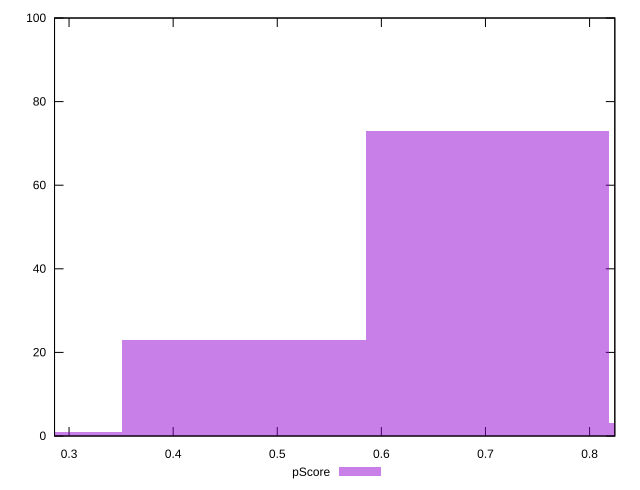

Here is the gnuplot script that generated this plot:
reset

$pScore <<EOF
0.46787146068381746 23
0.7018071910257262 73
0.9357429213676349 3
0.23393573034190873 1
EOF

set key outside below
set boxwidth 0.23393573034190873
set xrange [0.28604957729316866:0.8242597177328815]
set yrange [0:100]
set trange [0:100]
set style fill transparent solid 0.5 noborder
set terminal svg size 640, 490 enhanced background rgb 'white'
set output "report_00025_2021-02-22T21:38:55.199Z/total-blocking-time/samples/pages/pScore/histogram.svg"

plot $pScore title "pScore" with boxes

reset
